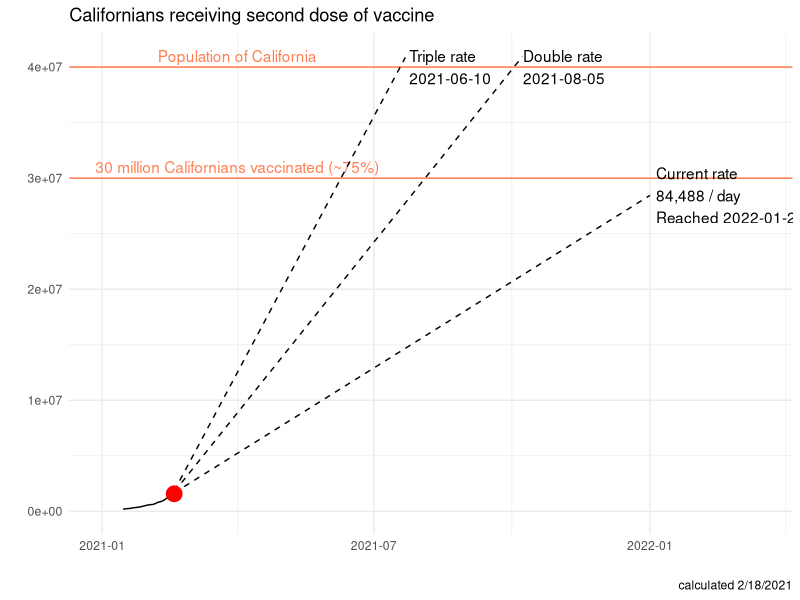

Reproduce this figure in R.
library(tidyverse)
library(lubridate)
library(glue)

cdc.time = read_csv('vax/cdc-vacccinations-timeseries.csv')

ca.cdc = cdc.time %>% 
  filter(name == 'California')

ca.cdc

ca.admin = ca.cdc %>% 
  arrange(date) %>% 
  select(date, administered_dose2)

ca.admin

curr.vax = ca.admin %>% 
  filter(date == max(date)) %>% 
  pull(administered_dose2)

curr.vax

curr.date = ca.admin %>% 
  filter(date == max(date)) %>% 
  pull(date)

curr.date

l7day.rate = ca.admin %>% 
  tail(7) %>% 
  select(administered_dose2) %>% 
  summarise(
    lo = min(administered_dose2),
    hi = max(administered_dose2)
  ) %>% 
  summarise(
    avg = (hi - lo) / 7
  ) %>% 
  pull()

l7day.rate

summary = tibble(
  rate = c('current', 'double', 'triple'),
  vaxperday = l7day.rate * 1:3,
  daystilherd = (30000000 - curr.vax) / vaxperday,
  dateherd = curr.date + daystilherd,
  daystilpop = (40000000 - curr.vax) / vaxperday,
  datepop = curr.date + daystilpop
)

summary

(as.numeric(ymd('2022-01-01') - today()) * l7day.rate + curr.vax) / 40000000

((0.8 * 40000000) - curr.vax) / (as.numeric(ymd('2022-01-01') - today())) / l7day.rate 
((0.8 * 40000000) - curr.vax) / (as.numeric(ymd('2021-07-01') - today())) / l7day.rate 

proj = tibble(
  date = seq(curr.date, ymd('2022-01-01'), by = 'days'),
) %>% 
  mutate(
    curr.rate = curr.vax + row_number() * l7day.rate,
    double.rate = curr.vax + row_number() * l7day.rate * 2,
    triple.rate = curr.vax + row_number() * l7day.rate * 3,
  )

proj

ca.admin %>% 
  ggplot(aes(date, administered_dose2)) +
  geom_hline(yintercept = 30000000, color = 'coral') +
  annotate('text', x = ymd('2021-04-01'), y = 31000000, label = '30 million Californians vaccinated (~75%)', color = 'coral') +
  geom_hline(yintercept = 40000000, color = 'coral') +
  annotate('text', x = ymd('2021-04-01'), y = 41000000, label = 'Population of California', color = 'coral') +
  geom_line() +
  geom_line(data = proj, aes(y = curr.rate), linetype = 2) +
  geom_line(data = proj, aes(y = double.rate), linetype = 2) +
  geom_line(data = proj, aes(y = triple.rate), linetype = 2) +
  annotate(
    'text',
    x = ymd('2022-01-05'),
    y = max(proj$curr.rate),
    label = glue('Current rate\n{format(round(l7day.rate), big.mark=",")} / day\nReached {summary$dateherd[1]}'),
    hjust = 'left'
  ) +
  annotate(
    'text',
    x = summary$datepop[2] + 5,
    y = 40000000,
    label = glue('Double rate\n {summary$dateherd[2]}'),
    hjust = 'left'
  ) +
  annotate(
    'text',
    x = summary$datepop[3] + 5,
    y = 40000000,
    label = glue('Triple rate\n {summary$dateherd[3]}'),
    hjust = 'left'
  ) +
  # annotate('text', x = ymd('2022-01-05'), y = max(proj$double.rate), label = 'Double rate', hjust = 'left') +
  # annotate('text', x = ymd('2022-01-05'), y = max(proj$triple.rate), label = 'Triple rate', hjust = 'left') +
  geom_point(
    data = . %>% 
      filter(date == max(date)),
    color = 'red',
    size = 5
  ) +
  labs(
    title = 'Californians receiving second dose of vaccine',
    x = '',
    y = '',
    caption = 'calculated 2/18/2021'
  ) +
  scale_y_continuous(limits = c(0, 41000000)) +
  scale_x_date(limits = c(ymd('2021-01-01', '2022-03-15'))) +
  theme_minimal()
  
